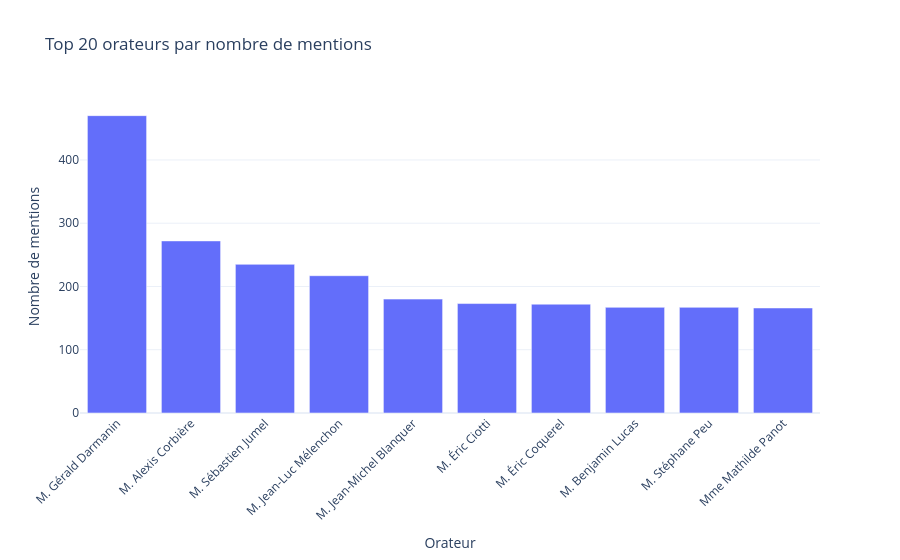

Here is the notebook cell this chart was saved with:
### Code cell
import plotly.express as px

fig_top_orateurs = px.bar(
    df["Nom_orateur"].value_counts()[0:10],
    # x=top_counts.index,
    # y=top_counts.values,
    labels={"value": "Nombre de mentions", "Nom_orateur": "Orateur"},
    title="Top 20 orateurs par nombre de mentions",
    template="plotly_white",
)
fig_top_orateurs.update_layout(
    xaxis_tickangle=-45,
    showlegend=False,
)
fig_top_orateurs.show()

### Figure 1 — Plotly figure (JSON) as saved in the notebook; plotly's stock layout.template omitted (floating-point values rounded to 4 significant figures)
{"data": [{"alignmentgroup": "True", "hovertemplate": "variable=count<br>Orateur=%{x}<br>Nombre de mentions=%{y}<extra></extra>", "legendgroup": "count", "marker": {"color": "#636efa", "pattern": {"shape": ""}}, "name": "count", "offsetgroup": "count", "orientation": "v", "showlegend": true, "textposition": "auto", "type": "bar", "x": ["M. Gérald Darmanin", "M. Alexis Corbière", "M. Sébastien Jumel", "M. Jean-Luc Mélenchon", "M. Jean-Michel Blanquer", "M. Éric Ciotti", "M. Éric Coquerel", "M. Benjamin Lucas", "M. Stéphane Peu", "Mme Mathilde Panot"], "xaxis": "x", "y": [470, 272, 235, 217, 180, 173, 172, 167, 167, 166], "yaxis": "y"}], "layout": {"barmode": "relative", "legend": {"title": {"text": "variable"}, "tracegroupgap": 0}, "showlegend": false, "title": {"text": "Top 20 orateurs par nombre de mentions"}, "xaxis": {"anchor": "y", "domain": [0, 1], "tickangle": -45, "title": {"text": "Orateur"}}, "yaxis": {"anchor": "x", "domain": [0, 1], "title": {"text": "Nombre de mentions"}}}}
